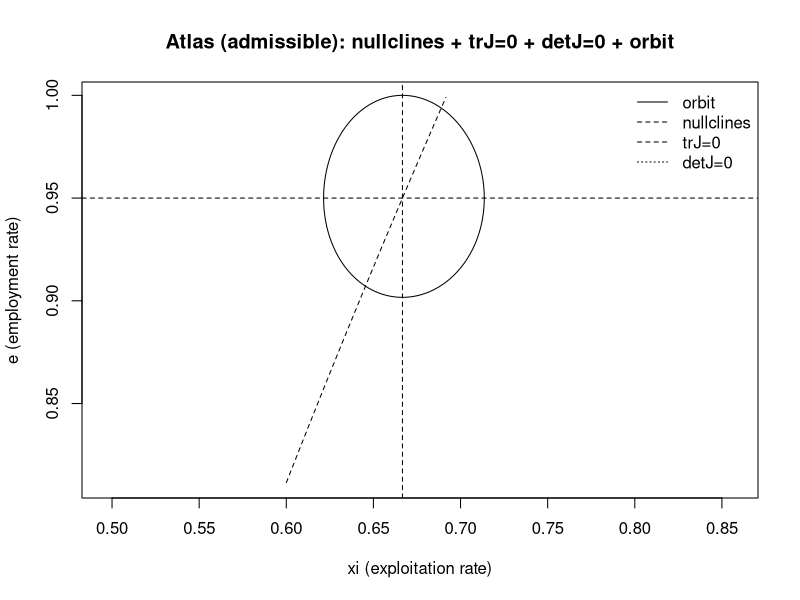
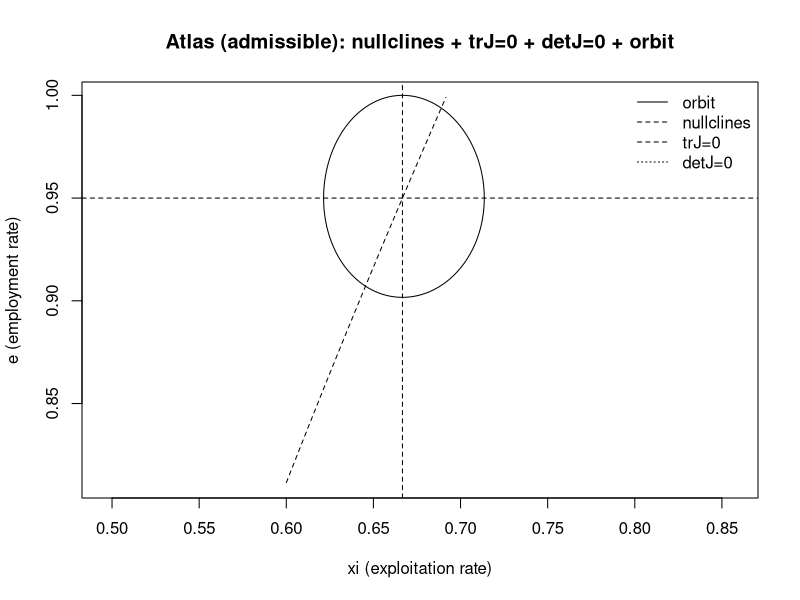
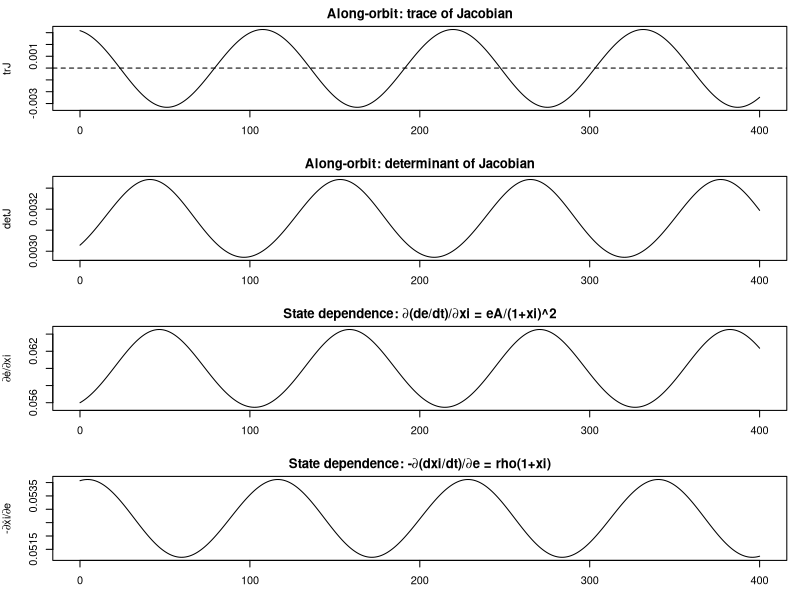
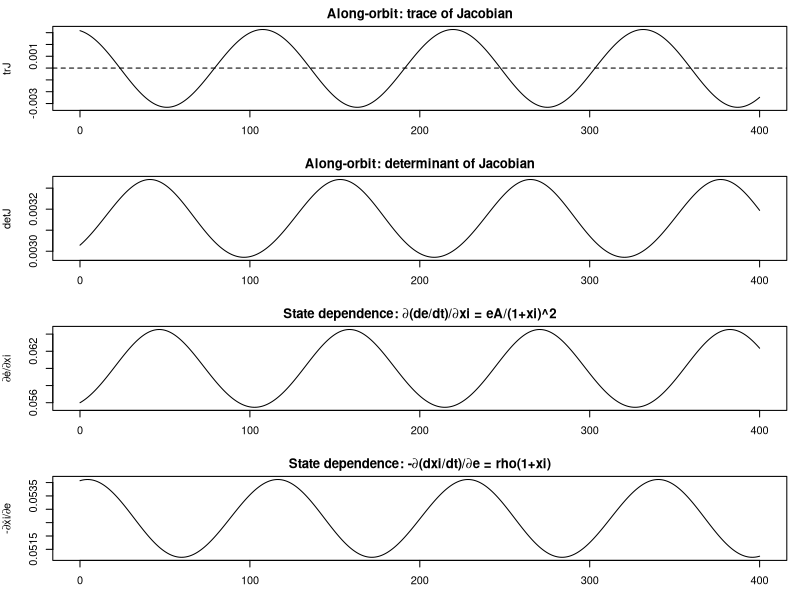

The R script that drew these images, in order:
# STEP 3: Admissible orbit + state-dependence atlas (Option A)
# - No model change. Enforce 0<e(t)<1 by admissible initial conditions via invariant H.
# - Build phase-plane atlas: nullclines + trJ=0 + detJ=0 + orbit
# - Build along-orbit diagnostics: trJ(t), detJ(t), dedxi(t), dxide(t)
# Saves to outputs/exploitation_rate/

if (!requireNamespace("deSolve", quietly = TRUE)) install.packages("deSolve")
if (!requireNamespace("here", quietly = TRUE))   install.packages("here")
library(deSolve)
library(here)

out_dir <- here::here("outputs", "exploitation_rate")
dir.create(out_dir, recursive = TRUE, showWarnings = FALSE)

# -----------------------------
# 1) Parameters (Cambridge saving + depreciation)
# -----------------------------
alpha <- 0.02
beta  <- 0.01
gamma <- 0.01      # in dw/w = -gamma + rho*e  (gamma>0 is drag)
delta <- 0.04
s_pi  <- 0.80

# Target fixed-point location (plausible levels)
e_star_target     <- 0.95
omega_star_target <- 0.60

# Calibrate rho, sigma to hit (e*, omega*) in this closure
rho   <- (alpha + gamma) / e_star_target
sigma <- s_pi * (1 - omega_star_target) / (alpha + beta + delta)

# handy constants
A <- s_pi / sigma
B <- alpha + gamma
C <- alpha + beta + delta

# fixed point (e*, xi*)
q <- C / A
stopifnot(q > 0 && q < 1)

e_star  <- B / rho
xi_star <- q / (1 - q)
omega_star <- 1 / (1 + xi_star)

cat("Fixed point:\n")
cat("e*     =", e_star, "\n")
cat("omega* =", omega_star, "\n")
cat("xi*    =", xi_star, "\n\n")

# -----------------------------
# 2) Model in (e, xi)
# -----------------------------
goodwin_cambridge_e_xi <- function(t, state, p) {
  e  <- state[["e"]]
  xi <- state[["xi"]]
  
  A <- p$s_pi / p$sigma
  B <- p$alpha + p$gamma
  C <- p$alpha + p$beta + p$delta
  
  de  <- e  * (A * (xi/(1+xi)) - C)
  dxi <- (1 + xi) * (B - p$rho * e)
  
  list(c(de, dxi))
}

parms <- list(alpha=alpha, beta=beta, gamma=gamma, delta=delta,
              s_pi=s_pi, rho=rho, sigma=sigma)

# -----------------------------
# 3) First integral H(e,xi) + admissibility gate (Option A)
# -----------------------------
H <- function(e, xi) {
  # H(e,xi)=B ln e - rho e - (A-C) ln(1+xi) - A/(1+xi)
  B*log(e) - rho*e - (A-C)*log(1+xi) - A/(1+xi)
}

e_turning_points <- function(H0, eps = 1e-10) {
  # turning points for e occur where xi = xi_star (i.e. de=0)
  K <- H0 + (A - C) * log(1 + xi_star) + A / (1 + xi_star)
  F <- function(e) B * log(e) - rho * e - K
  
  e_hat <- B / rho
  e_hat <- min(max(e_hat, eps), 1 - eps)
  
  F_hat <- F(e_hat)
  if (!is.finite(F_hat)) return(NULL)
  if (F_hat <= 0) return(NULL)  # need two roots for a non-degenerate orbit
  
  rL <- try(uniroot(F, c(eps, e_hat - eps))$root, silent = TRUE)
  rR <- try(uniroot(F, c(e_hat + eps, 1 - eps))$root, silent = TRUE)
  if (inherits(rL, "try-error") || inherits(rR, "try-error")) return(NULL)
  
  sort(c(rL, rR))
}

admissible_ic <- function(e0, omega0) {
  if (!is.finite(e0) || !is.finite(omega0)) return(FALSE)
  if (e0 <= 0 || e0 >= 1) return(FALSE)
  if (omega0 <= 0 || omega0 >= 1) return(FALSE)
  
  xi0 <- (1 - omega0) / omega0
  if (!is.finite(xi0) || xi0 <= 0) return(FALSE)
  
  H0 <- H(e0, xi0)
  roots <- e_turning_points(H0)
  if (is.null(roots) || length(roots) != 2) return(FALSE)
  
  e_min <- roots[1]
  e_max <- roots[2]
  
  list(ok = (e_min > 0 && e_max < 1),
       e_min = e_min, e_max = e_max,
       H0 = H0, xi0 = xi0)
}

shrink_kick_to_admissible <- function(e0_raw, omega0_raw, tol = 1e-6) {
  de <- e0_raw - e_star
  dw <- omega0_raw - omega_star
  
  test <- function(k) {
    e0 <- e_star + k*de
    w0 <- omega_star + k*dw
    admissible_ic(e0, w0)
  }
  
  r1 <- test(1)
  if (!isFALSE(r1) && r1$ok) {
    return(c(k=1, e0=e_star+de, omega0=omega_star+dw, e_min=r1$e_min, e_max=r1$e_max))
  }
  
  lo <- 0; hi <- 1
  best_k <- NA_real_; best_r <- NULL
  
  for (iter in 1:70) {
    mid <- 0.5*(lo+hi)
    rm <- test(mid)
    if (!isFALSE(rm) && rm$ok) {
      best_k <- mid; best_r <- rm
      lo <- mid
    } else {
      hi <- mid
    }
    if (hi - lo < tol) break
  }
  
  if (is.na(best_k)) stop("No admissible (non-degenerate) orbit found. Try a different raw IC direction.")
  
  e_best <- e_star + best_k*de
  w_best <- omega_star + best_k*dw
  c(k=best_k, e0=e_best, omega0=w_best, e_min=best_r$e_min, e_max=best_r$e_max)
}

# -----------------------------
# 4) Pick a raw kick, shrink to admissible IC, then simulate
# -----------------------------
e0_raw     <- 0.92
omega0_raw <- 0.56

res <- shrink_kick_to_admissible(e0_raw, omega0_raw)
print(res)
cat("Invariant-implied e-range: [", res["e_min"], ",", res["e_max"], "]\n\n")

e0     <- unname(res["e0"])
omega0 <- unname(res["omega0"])
xi0    <- (1 - omega0) / omega0

times <- seq(0, 400, by = 0.1)
out <- ode(y = c(e=e0, xi=xi0), times = times, func = goodwin_cambridge_e_xi, parms = parms, method = "lsoda")
out <- as.data.frame(out)

# Derived variables
out$omega <- 1 / (1 + out$xi)
out$eta   <- log(out$xi)

cat("Simulated ranges:\n")
cat("e    in [", min(out$e), ",", max(out$e), "]\n")
cat("omega in [", min(out$omega), ",", max(out$omega), "]\n")
cat("xi   in [", min(out$xi), ",", max(out$xi), "]\n\n")

# -----------------------------
# 5) Jacobian along the orbit: trJ, detJ, cross-derivatives
# J =
# [ A*xi/(1+xi)-C           e*A/(1+xi)^2 ]
# [ -rho*(1+xi)             B - rho*e    ]
# -----------------------------
out$J11  <- A * out$xi/(1+out$xi) - C
out$J12  <- out$e * A / (1 + out$xi)^2
out$J21  <- -rho * (1 + out$xi)
out$J22  <- B - rho * out$e
out$trJ  <- out$J11 + out$J22
out$detJ <- out$J11*out$J22 - out$J12*out$J21

# Key state-dependent “multiplier-ish” objects
out$dedxi <- out$J12
out$dxide <- out$J21
out$minus_dxide <- -out$dxide  # positive magnitude

# Save orbit data for later (grid mapping, phase-dependent GIRFs, etc.)
csv_path <- file.path(out_dir, "step3_orbit_with_jacobian.csv")
write.csv(out, csv_path, row.names = FALSE)
cat("Saved orbit data to:\n", csv_path, "\n\n")

# -----------------------------
# 6) Phase-plane grid for trJ=0 and detJ=0 contours
# Keep e strictly in (0,1) by construction.
# -----------------------------
e_grid  <- seq(max(0.01, min(out$e)*0.90), min(0.999, max(out$e)*1.10), length.out = 220)
xi_grid <- seq(max(0.001, min(out$xi)*0.80), max(out$xi)*1.20, length.out = 220)

XI <- matrix(rep(xi_grid, times = length(e_grid)), nrow = length(xi_grid), ncol = length(e_grid))
E  <- matrix(rep(e_grid, each  = length(xi_grid)), nrow = length(xi_grid), ncol = length(e_grid))

J11g <- A * XI/(1+XI) - C
J12g <- E * A / (1+XI)^2
J21g <- -rho * (1+XI)
J22g <- B - rho * E

TRg  <- J11g + J22g
DETg <- J11g*J22g - J12g*J21g

# -----------------------------
# 7) Plots
# -----------------------------
atlas_png <- file.path(out_dir, "step3_atlas_admissible_orbit.png")
atlas_pdf <- file.path(out_dir, "step3_atlas_admissible_orbit.pdf")

diag_png  <- file.path(out_dir, "step3_along_orbit_diagnostics.png")
diag_pdf  <- file.path(out_dir, "step3_along_orbit_diagnostics.pdf")

make_atlas <- function() {
  plot(NA,
       xlim = range(xi_grid),
       ylim = range(e_grid),
       xlab = "xi (exploitation rate)",
       ylab = "e (employment rate)",
       main = "Atlas (admissible): nullclines + trJ=0 + detJ=0 + orbit")
  
  # contours
  contour(xi_grid, e_grid, TRg,  levels = 0, add = TRUE, lty = 2, drawlabels = FALSE)
  contour(xi_grid, e_grid, DETg, levels = 0, add = TRUE, lty = 3, drawlabels = FALSE)
  
  # nullclines
  abline(v = xi_star, lty = 2)
  abline(h = e_star,  lty = 2)
  
  # orbit
  lines(out$xi, out$e)
  
  legend("topright",
         legend = c("orbit", "nullclines", "trJ=0", "detJ=0"),
         lty    = c(1,2,2,3),
         bty    = "n")
}

make_diagnostics <- function() {
  op <- par(mfrow = c(4,1), mar = c(3,4,2,1))
  
  plot(out$time, out$trJ, type="l", xlab="", ylab="trJ",
       main="Along-orbit: trace of Jacobian")
  abline(h=0, lty=2)
  
  plot(out$time, out$detJ, type="l", xlab="", ylab="detJ",
       main="Along-orbit: determinant of Jacobian")
  abline(h=0, lty=2)
  
  plot(out$time, out$dedxi, type="l", xlab="", ylab="∂ė/∂xi",
       main="State dependence: ∂(de/dt)/∂xi = eA/(1+xi)^2")
  
  plot(out$time, out$minus_dxide, type="l", xlab="time", ylab="-∂ẋi/∂e",
       main="State dependence: -∂(dxi/dt)/∂e = rho(1+xi)")
  
  par(op)
}

png(atlas_png, width=1600, height=1000, res=200); make_atlas(); dev.off()
pdf(atlas_pdf, width=10, height=6); make_atlas(); dev.off()

png(diag_png, width=1600, height=1400, res=200); make_diagnostics(); dev.off()
pdf(diag_pdf, width=10, height=9); make_diagnostics(); dev.off()

cat("Saved:\n", atlas_png, "\n", atlas_pdf, "\n", diag_png, "\n", diag_pdf, "\n")
